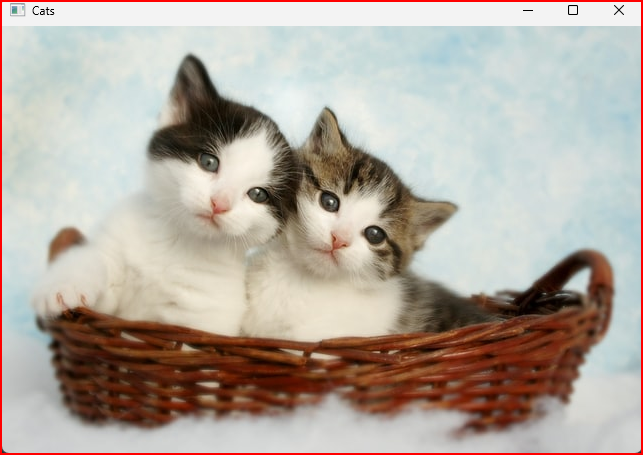
#> input picture Image Masking/Output Images/Cats.png, 643 x 455 px, given in place of cats.jpg, which was not available
$ python histogram.py
#> lines starting #> are read from the running program, lines starting #| are printed output that depends on the picture; after the words box and inside, x2 and y2 are one past the last pixel; in counts of white or black regions, pixels touching at a corner belong together; pictures that were not available may be replaced by others from this repository, and a replacement may not be noted
import cv2 as cv
import matplotlib.pyplot as plt
import numpy as np

img = cv.imread('../Resources/Photos/cats.jpg')
#> img is the input picture: shape (455, 643, 3); mean B, G, R 160.3, 169.7, 179.4
cv.imshow('Cats', img)

blank = np.zeros(img.shape[:2], dtype="uint8")

gray = cv.cvtColor(img, cv.COLOR_BGR2GRAY)
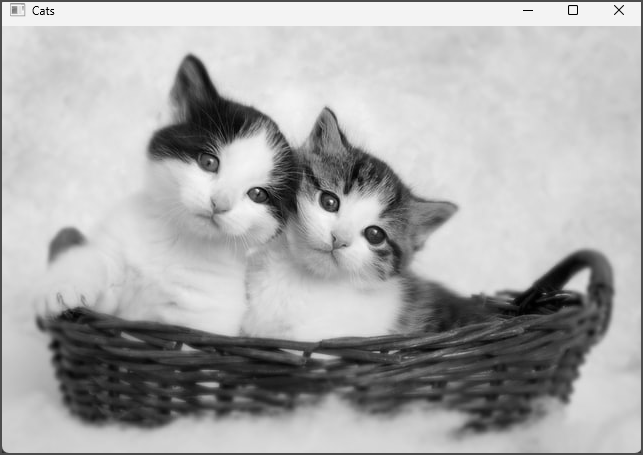
#> gray: shape (455, 643); min 0, max 251, mean 171.5
cv.imshow('Gray', gray)

mask = cv.circle(blank, (img.shape[1] // 2, img.shape[0] // 2), 100, 255, -1)
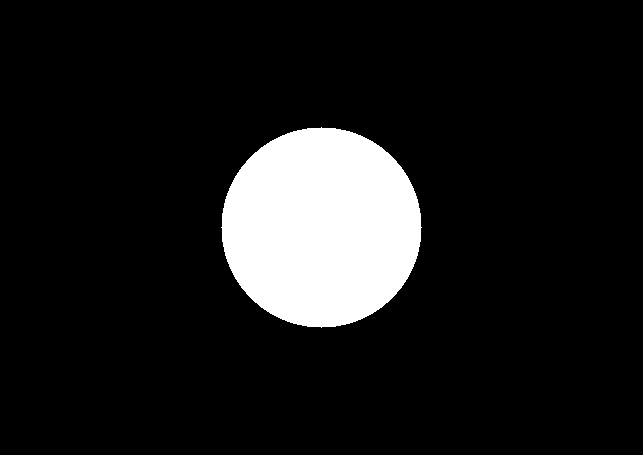
#> blank: shape (455, 643); 10.7% white; 1 white region, box (x1, y1, x2, y2) and area: (221, 127, 422, 328) 31417
##########################################################################################################################

# GrayScale histogram
masked = cv.bitwise_and(gray, gray, mask=mask)
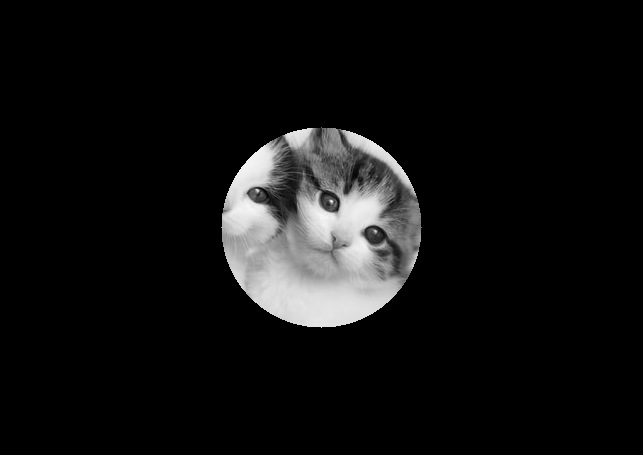
#> masked: shape (455, 643); min 0, max 251, mean 16.9
cv.imshow('Mask', masked)

gray_hist = cv.calcHist([gray], [0], masked, [256], [0, 256])
#> gray_hist = 256 values, max 581 at index 225, min 0 at index 0, mean 122.7

plt.figure()
plt.title("GrayScale Histogram")
plt.xlabel('Bins')
plt.ylabel('# of pixels')
plt.plot(gray_hist)
plt.xlim([0, 256])
plt.show()
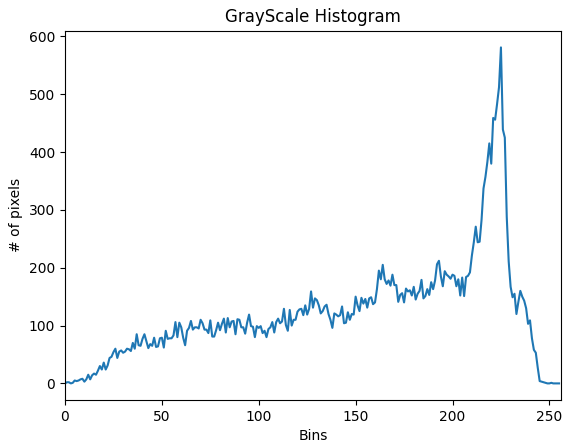
#> figure drawn by matplotlib, 1 panel; curve peaks at x = 225, y = 581

###############################################################################################################################
# colour Histogram
masked = cv.bitwise_and(img, img, mask=mask)
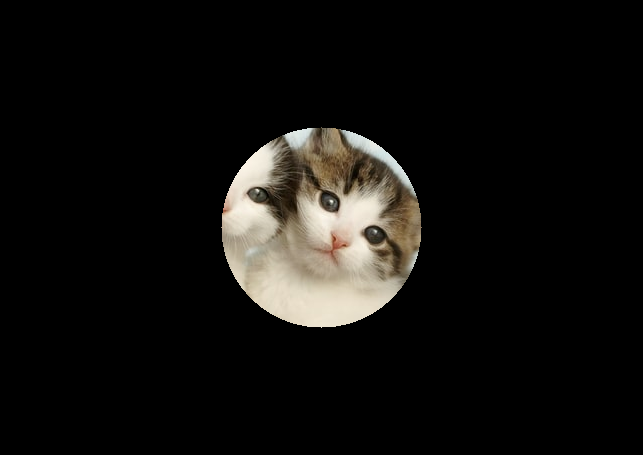
#> masked: shape (455, 643, 3); mean B, G, R 14.6, 16.8, 18.1
cv.imshow('Mask', masked)

plt.figure()
plt.title("Colour  Histogram")
plt.xlabel('Bins')
plt.ylabel('# of pixels')

colors = ('b', 'g', 'r')

for i, col in enumerate(colors):
    hist = cv.calcHist([img], [i], mask, [256], [0, 256])
    plt.plot(hist, color=col)
    plt.xlim([0, 256])

plt.show()
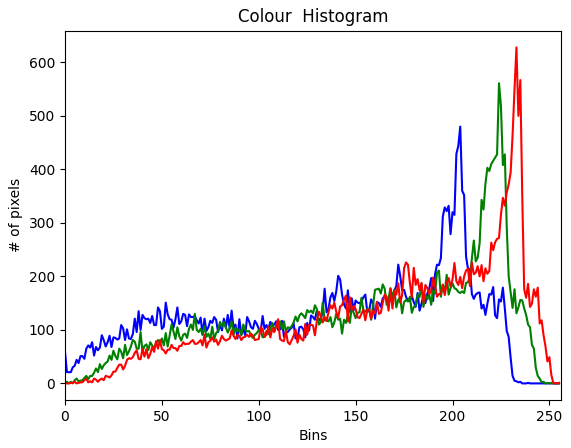
#> figure drawn by matplotlib, 1 panel; curve peaks at x = 204, y = 480; curve peaks at x = 224, y = 561; curve peaks at x = 233, y = 628
cv.waitKey(0)

############################################################################################################################

# OpenCV calcHist() function. Let me break down the parameters:
#
# [gray]: The source image in a list (OpenCV expects a list of images)
# [0]: The channel index (0 for grayscale)
# None: No mask is being used (entire image is considered)
# [256]: Number of bins in the histogram (typical for 8-bit images, representing 256 possible intensity values)
# [0, 256]: The range of pixel values to consider (0 to 255 inclusive)
#
# The resulting gray_hist will contain the count of pixels for each intensity level from 0 (black) to 255 (white).
# This histogram is useful for:
#
# Analyzing image intensity distribution
# Determining if an image is over/underexposed
# As a step in image processing operations like histogram equalization
